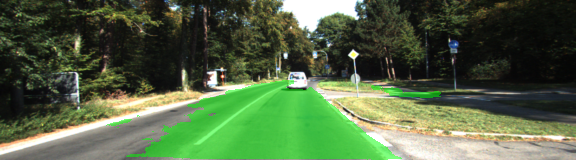
#> input picture runs/10 epoch .007 loss/um_000006.png, 576 x 160 px; its folder holds only this picture in this run
$ python -i process_data.py   (imports and definitions only)
#> lines starting #> are read from the running program, lines starting #| are printed output that depends on the picture
import cv2
import os
import numpy as np
from pathlib import Path
import pickle
from tqdm import tqdm

data_dir = r"./data/"  # location of all the data relative to the programs directory
output_dir = data_dir + "processed_data/"
train_imgs_dir = data_dir + "data_road/training/image_2/" # path to training images
train_gt_dir = data_dir + "data_road/training/gt_image_2/" # path to ground truth images

no_road_val = 76    # ground truth gt_image value for the non-road area
road_val = 105      # ground truth gt_image value for the road area
other_road_val = 0  # ground truth gt_image value for the other-road area
image_pad_val = 255 # value given to the un-imaged area of the shifted pre-processed image and ground truth

max_dist = 0    # max pixel distance to shift pre-processed image and ground truth

# [102 lines left out: functions mapLabel, translate_image, not called in this run]


def getData(image_shape):
    '''
    Loads the training data or expands the training data with image manipulation
    :param image_shape: size of the output image
    :return: the address list of the training and ground truth data
    '''
    saved_file_dir = output_dir + "kitti_list.p"
    address_list = [] # holds the addresses of the processed images and corresponding ground truth's

    # check if there is an address list of the pre-processed images
    if Path(saved_file_dir).exists():
        print("Loading image data from ", saved_file_dir)
        address_list = pickle.load(open(saved_file_dir, "rb"))
    else:
        print("Processing image data from ", saved_file_dir)
        gt_file_names = os.listdir(train_gt_dir)
        rows = image_shape[0]
        cols = image_shape[1]

        for file_num, gt_file_name in enumerate(tqdm(gt_file_names)):
            # open and resize the ground truth label images
            img_path = train_gt_dir + gt_file_name
            gt_img = cv2.resize(cv2.imread(img_path, 0), (cols, rows))

            # use the ground truth label images file name to locate the corresponding training image
            name_split = gt_file_name.split("_")
            file_name = name_split[0] + '_' + name_split[2]
            img_path = train_imgs_dir + file_name
            img = cv2.resize(cv2.imread(img_path, -1), (cols, rows))

            # translate the input images into the data folder
            address_list.extend(translate_image(img, gt_img, file_name, "normal", image_shape,
                                                gamma_min=4, gamma_max=20, distance=max_dist))
            # translate the  input images horizontally and flipped
            address_list.extend(translate_image(cv2.flip(img, 1), cv2.flip(gt_img, 1), file_name, "horz_flip",
                                                image_shape, gamma_min=4, gamma_max=20, distance=max_dist))
            # translate vertically flipped
            #address_list.extend(translate_image(cv2.flip(img, 0), cv2.flip(gt_img, 0), file_name, "vert_flip",
            #                                    image_shape, gamma_min=4, gamma_max=20, distance=max_dist))
            # translate the horizontally and vertically flipped input images
            #address_list.extend(translate_image(cv2.flip(img, -1), cv2.flip(gt_img, -1), file_name, "vert_horz_flip",
            #                                    image_shape, gamma_min=4, gamma_max=20, distance=max_dist))

        # save the address list of each image to prevent remaking the same images
        # delete the 'xxxx_list.p' file, in saved_file_dir to rebuild new images
        pickle.dump(address_list, open(saved_file_dir, "wb+"))

    print("\nTotal data size ", len(address_list))
    return address_list

>>> import cv2
>>> picture = cv2.imread('runs/10 epoch .007 loss/um_000006.png', cv2.IMREAD_GRAYSCALE)
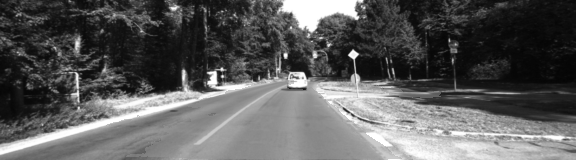
#> picture: shape (160, 576); min 4, max 255, mean 91.9
#> (the run stopped early here; a loop or call above may not have finished)

$ run again, on runs/10 epoch .007 loss/um_000009.png
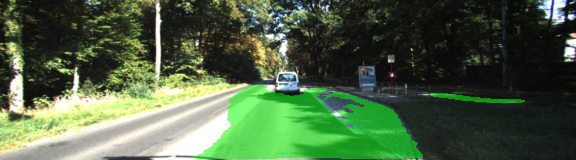
#> input picture runs/10 epoch .007 loss/um_000009.png, 576 x 160 px
#> `picture = cv2.imread('runs/10 epoch .007 loss/um_000006.png', cv2.IMRE..`:
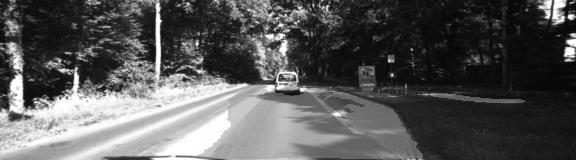
#> picture: shape (160, 576); min 5, max 255, mean 87.3

$ run again, on runs/10 epoch .007 loss/um_000014.png
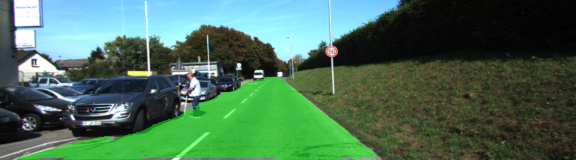
#> input picture runs/10 epoch .007 loss/um_000014.png, 576 x 160 px
#> `picture = cv2.imread('runs/10 epoch .007 loss/um_000006.png', cv2.IMRE..`:
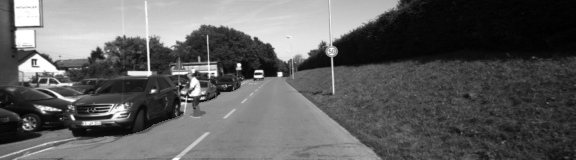
#> picture: shape (160, 576); min 1, max 255, mean 95.5

$ run again, on runs/10 epoch .007 loss/um_000015.png
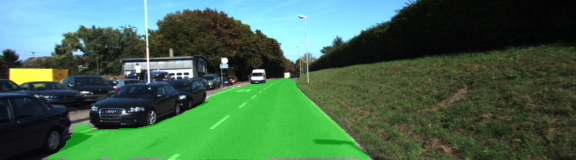
#> input picture runs/10 epoch .007 loss/um_000015.png, 576 x 160 px
#> `picture = cv2.imread('runs/10 epoch .007 loss/um_000006.png', cv2.IMRE..`:
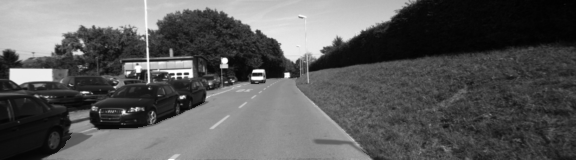
#> picture: shape (160, 576); min 1, max 255, mean 90.3
